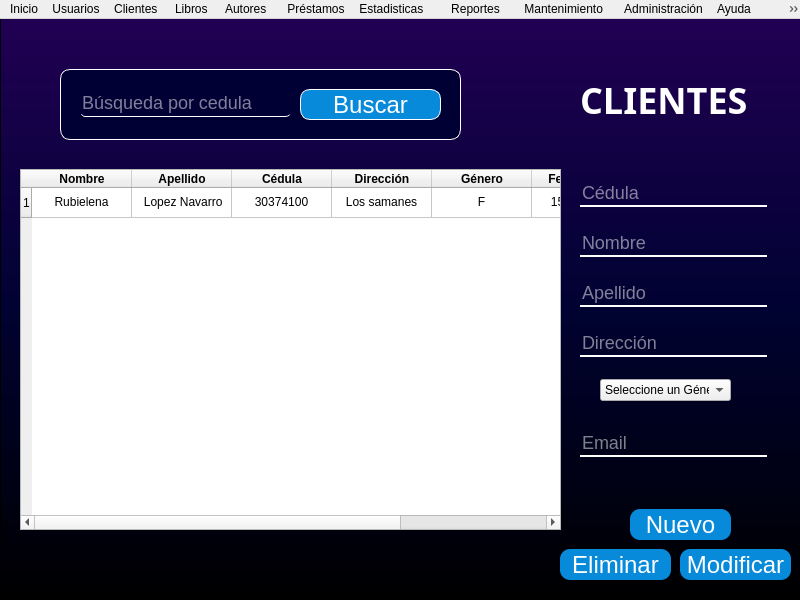
<?xml version="1.0" encoding="UTF-8"?>
<ui version="4.0">
 <class>MainWindow</class>
 <widget class="QMainWindow" name="MainWindow">
  <property name="geometry">
   <rect>
    <x>0</x>
    <y>0</y>
    <width>800</width>
    <height>600</height>
   </rect>
  </property>
  <property name="windowTitle">
   <string>MainWindow</string>
  </property>
  <property name="styleSheet">
   <string notr="true">#frame
{
background-color: qlineargradient(spread:pad, x1:0, y1:0, x2:0, y2:1, stop:0 #220054, stop:0.5 #000232, stop:1 #000000);
}

#frame_2
{
background-color:#000034
}

QLabel{
font-family: Aharoni;
font-weight: bold;
color: white;
font-size: 36px;
background: transparent;
}

QLineEdit{
background: transparent;
color: white;
font-family: Tahoma;
font-size: 18px;
}

#Buscar{
background-color: #088ADA;
font-family: Tahoma;
color: white;
font-size: 24px;
border-radius: 10px;
}

#Eliminar{
background-color: #088ADA;
font-family: Tahoma;
color: white;
font-size: 24px;
border-radius: 10px;
}

#Nuevo{
background-color: #088ADA;
font-family: Tahoma;
color: white;
font-size: 24px;
border-radius: 10px;
}

#Modificar{
background-color: #088ADA;
font-family: Tahoma;
color: white;
font-size: 24px;
border-radius: 10px;
}

QLineEdit{
background: transparent;
border: none; 
border-bottom: 2px solid white;
color: white;
font-family: Tahoma;
font-size: 18px;
}




</string>
  </property>
  <widget class="QWidget" name="centralwidget">
   <widget class="QFrame" name="frame">
    <property name="enabled">
     <bool>true</bool>
    </property>
    <property name="geometry">
     <rect>
      <x>0</x>
      <y>-10</y>
      <width>801</width>
      <height>591</height>
     </rect>
    </property>
    <property name="frameShape">
     <enum>QFrame::StyledPanel</enum>
    </property>
    <property name="frameShadow">
     <enum>QFrame::Raised</enum>
    </property>
    <widget class="QFrame" name="frame_2">
     <property name="geometry">
      <rect>
       <x>60</x>
       <y>60</y>
       <width>401</width>
       <height>71</height>
      </rect>
     </property>
     <property name="styleSheet">
      <string notr="true">border-radius: 10px;
border: 1px solid white ;</string>
     </property>
     <property name="frameShape">
      <enum>QFrame::StyledPanel</enum>
     </property>
     <property name="frameShadow">
      <enum>QFrame::Raised</enum>
     </property>
     <widget class="QPushButton" name="Buscar">
      <property name="geometry">
       <rect>
        <x>240</x>
        <y>20</y>
        <width>141</width>
        <height>31</height>
       </rect>
      </property>
      <property name="cursor">
       <cursorShape>PointingHandCursor</cursorShape>
      </property>
      <property name="text">
       <string>Buscar</string>
      </property>
     </widget>
     <widget class="QLineEdit" name="lineEdit">
      <property name="enabled">
       <bool>true</bool>
      </property>
      <property name="geometry">
       <rect>
        <x>20</x>
        <y>20</y>
        <width>211</width>
        <height>28</height>
       </rect>
      </property>
      <property name="autoFillBackground">
       <bool>false</bool>
      </property>
      <property name="styleSheet">
       <string notr="true">border:none;
border-bottom: 1px solid white;
border-radius: 5px;</string>
      </property>
      <property name="text">
       <string/>
      </property>
      <property name="maxLength">
       <number>30</number>
      </property>
      <property name="echoMode">
       <enum>QLineEdit::Normal</enum>
      </property>
      <property name="placeholderText">
       <string>Búsqueda por cedula  </string>
      </property>
      <property name="cursorMoveStyle">
       <enum>Qt::LogicalMoveStyle</enum>
      </property>
      <property name="clearButtonEnabled">
       <bool>true</bool>
      </property>
     </widget>
    </widget>
    <widget class="QLabel" name="label">
     <property name="geometry">
      <rect>
       <x>580</x>
       <y>70</y>
       <width>191</width>
       <height>41</height>
      </rect>
     </property>
     <property name="text">
      <string>CLIENTES</string>
     </property>
    </widget>
    <widget class="QPushButton" name="Eliminar">
     <property name="geometry">
      <rect>
       <x>560</x>
       <y>540</y>
       <width>111</width>
       <height>31</height>
      </rect>
     </property>
     <property name="cursor">
      <cursorShape>PointingHandCursor</cursorShape>
     </property>
     <property name="text">
      <string>Eliminar</string>
     </property>
    </widget>
    <widget class="QTableWidget" name="tableWidget">
     <property name="enabled">
      <bool>true</bool>
     </property>
     <property name="geometry">
      <rect>
       <x>20</x>
       <y>160</y>
       <width>541</width>
       <height>361</height>
      </rect>
     </property>
     <property name="styleSheet">
      <string notr="true"/>
     </property>
     <property name="editTriggers">
      <set>QAbstractItemView::SelectedClicked</set>
     </property>
     <property name="tabKeyNavigation">
      <bool>true</bool>
     </property>
     <property name="showGrid">
      <bool>true</bool>
     </property>
     <property name="gridStyle">
      <enum>Qt::SolidLine</enum>
     </property>
     <property name="sortingEnabled">
      <bool>false</bool>
     </property>
     <property name="wordWrap">
      <bool>true</bool>
     </property>
     <property name="cornerButtonEnabled">
      <bool>true</bool>
     </property>
     <property name="rowCount">
      <number>1</number>
     </property>
     <property name="columnCount">
      <number>7</number>
     </property>
     <attribute name="horizontalHeaderCascadingSectionResizes">
      <bool>true</bool>
     </attribute>
     <attribute name="horizontalHeaderMinimumSectionSize">
      <number>50</number>
     </attribute>
     <attribute name="verticalHeaderCascadingSectionResizes">
      <bool>true</bool>
     </attribute>
     <attribute name="verticalHeaderShowSortIndicator" stdset="0">
      <bool>false</bool>
     </attribute>
     <row>
      <property name="text">
       <string>1</string>
      </property>
     </row>
     <column>
      <property name="text">
       <string>Nombre</string>
      </property>
      <property name="font">
       <font>
        <weight>75</weight>
        <bold>true</bold>
       </font>
      </property>
      <property name="textAlignment">
       <set>AlignCenter</set>
      </property>
     </column>
     <column>
      <property name="text">
       <string>Apellido</string>
      </property>
      <property name="font">
       <font>
        <weight>75</weight>
        <bold>true</bold>
       </font>
      </property>
      <property name="textAlignment">
       <set>AlignCenter</set>
      </property>
     </column>
     <column>
      <property name="text">
       <string>Cédula</string>
      </property>
      <property name="font">
       <font>
        <weight>75</weight>
        <bold>true</bold>
       </font>
      </property>
      <property name="textAlignment">
       <set>AlignCenter</set>
      </property>
     </column>
     <column>
      <property name="text">
       <string>Dirección</string>
      </property>
      <property name="font">
       <font>
        <weight>75</weight>
        <bold>true</bold>
       </font>
      </property>
      <property name="textAlignment">
       <set>AlignCenter</set>
      </property>
     </column>
     <column>
      <property name="text">
       <string>Género</string>
      </property>
      <property name="font">
       <font>
        <weight>75</weight>
        <bold>true</bold>
       </font>
      </property>
      <property name="textAlignment">
       <set>AlignCenter</set>
      </property>
     </column>
     <column>
      <property name="text">
       <string>Fecha de N.</string>
      </property>
      <property name="font">
       <font>
        <weight>75</weight>
        <bold>true</bold>
       </font>
      </property>
      <property name="textAlignment">
       <set>AlignCenter</set>
      </property>
     </column>
     <column>
      <property name="text">
       <string>Email</string>
      </property>
      <property name="font">
       <font>
        <weight>75</weight>
        <bold>true</bold>
       </font>
      </property>
      <property name="textAlignment">
       <set>AlignCenter</set>
      </property>
      <property name="foreground">
       <brush brushstyle="SolidPattern">
        <color alpha="255">
         <red>0</red>
         <green>0</green>
         <blue>0</blue>
        </color>
       </brush>
      </property>
     </column>
     <item row="0" column="0">
      <property name="text">
       <string>Rubielena</string>
      </property>
      <property name="textAlignment">
       <set>AlignCenter</set>
      </property>
     </item>
     <item row="0" column="1">
      <property name="text">
       <string> Lopez Navarro</string>
      </property>
      <property name="textAlignment">
       <set>AlignCenter</set>
      </property>
     </item>
     <item row="0" column="2">
      <property name="text">
       <string>30374100</string>
      </property>
      <property name="textAlignment">
       <set>AlignCenter</set>
      </property>
     </item>
     <item row="0" column="3">
      <property name="text">
       <string>Los samanes</string>
      </property>
      <property name="textAlignment">
       <set>AlignCenter</set>
      </property>
     </item>
     <item row="0" column="4">
      <property name="text">
       <string>F</string>
      </property>
      <property name="textAlignment">
       <set>AlignCenter</set>
      </property>
     </item>
     <item row="0" column="5">
      <property name="text">
       <string>15-12-2003</string>
      </property>
      <property name="textAlignment">
       <set>AlignCenter</set>
      </property>
     </item>
     <item row="0" column="6">
      <property name="text">
       <string>rubielena151@gmail.com</string>
      </property>
      <property name="textAlignment">
       <set>AlignLeading|AlignVCenter</set>
      </property>
     </item>
    </widget>
    <widget class="QLineEdit" name="lineEdit_4">
     <property name="enabled">
      <bool>true</bool>
     </property>
     <property name="geometry">
      <rect>
       <x>580</x>
       <y>320</y>
       <width>187</width>
       <height>28</height>
      </rect>
     </property>
     <property name="autoFillBackground">
      <bool>false</bool>
     </property>
     <property name="styleSheet">
      <string notr="true">#placeholderText{
color: white;
}</string>
     </property>
     <property name="text">
      <string/>
     </property>
     <property name="maxLength">
      <number>30</number>
     </property>
     <property name="placeholderText">
      <string>Dirección</string>
     </property>
     <property name="cursorMoveStyle">
      <enum>Qt::LogicalMoveStyle</enum>
     </property>
     <property name="clearButtonEnabled">
      <bool>true</bool>
     </property>
    </widget>
    <widget class="QLineEdit" name="lineEdit_3">
     <property name="enabled">
      <bool>true</bool>
     </property>
     <property name="geometry">
      <rect>
       <x>580</x>
       <y>270</y>
       <width>187</width>
       <height>28</height>
      </rect>
     </property>
     <property name="autoFillBackground">
      <bool>false</bool>
     </property>
     <property name="styleSheet">
      <string notr="true">#placeholderText{
color: white;
}</string>
     </property>
     <property name="text">
      <string/>
     </property>
     <property name="maxLength">
      <number>30</number>
     </property>
     <property name="placeholderText">
      <string>Apellido</string>
     </property>
     <property name="cursorMoveStyle">
      <enum>Qt::LogicalMoveStyle</enum>
     </property>
     <property name="clearButtonEnabled">
      <bool>true</bool>
     </property>
    </widget>
    <widget class="QLineEdit" name="lineEdit_2">
     <property name="enabled">
      <bool>true</bool>
     </property>
     <property name="geometry">
      <rect>
       <x>580</x>
       <y>220</y>
       <width>187</width>
       <height>28</height>
      </rect>
     </property>
     <property name="autoFillBackground">
      <bool>false</bool>
     </property>
     <property name="styleSheet">
      <string notr="true">#placeholderText{
color: white;
}</string>
     </property>
     <property name="text">
      <string/>
     </property>
     <property name="maxLength">
      <number>30</number>
     </property>
     <property name="placeholderText">
      <string>Nombre</string>
     </property>
     <property name="cursorMoveStyle">
      <enum>Qt::LogicalMoveStyle</enum>
     </property>
     <property name="clearButtonEnabled">
      <bool>true</bool>
     </property>
    </widget>
    <widget class="QLineEdit" name="lineEdit_5">
     <property name="enabled">
      <bool>true</bool>
     </property>
     <property name="geometry">
      <rect>
       <x>580</x>
       <y>420</y>
       <width>187</width>
       <height>28</height>
      </rect>
     </property>
     <property name="autoFillBackground">
      <bool>false</bool>
     </property>
     <property name="styleSheet">
      <string notr="true">#placeholderText{
color: white;
}</string>
     </property>
     <property name="text">
      <string/>
     </property>
     <property name="maxLength">
      <number>30</number>
     </property>
     <property name="placeholderText">
      <string>Email</string>
     </property>
     <property name="cursorMoveStyle">
      <enum>Qt::LogicalMoveStyle</enum>
     </property>
     <property name="clearButtonEnabled">
      <bool>true</bool>
     </property>
    </widget>
    <widget class="QComboBox" name="comboBox">
     <property name="geometry">
      <rect>
       <x>600</x>
       <y>370</y>
       <width>131</width>
       <height>22</height>
      </rect>
     </property>
     <property name="editable">
      <bool>false</bool>
     </property>
     <property name="currentText">
      <string extracomment="Genero">Seleccione un Género:</string>
     </property>
     <item>
      <property name="text">
       <string>Seleccione un Género:</string>
      </property>
     </item>
     <item>
      <property name="text">
       <string>F</string>
      </property>
     </item>
     <item>
      <property name="text">
       <string>M</string>
      </property>
     </item>
    </widget>
    <widget class="QLineEdit" name="lineEdit_6">
     <property name="enabled">
      <bool>true</bool>
     </property>
     <property name="geometry">
      <rect>
       <x>580</x>
       <y>170</y>
       <width>187</width>
       <height>28</height>
      </rect>
     </property>
     <property name="autoFillBackground">
      <bool>false</bool>
     </property>
     <property name="styleSheet">
      <string notr="true">#placeholderText{
color: white;
}</string>
     </property>
     <property name="text">
      <string/>
     </property>
     <property name="maxLength">
      <number>30</number>
     </property>
     <property name="placeholderText">
      <string>Cédula</string>
     </property>
     <property name="cursorMoveStyle">
      <enum>Qt::LogicalMoveStyle</enum>
     </property>
     <property name="clearButtonEnabled">
      <bool>true</bool>
     </property>
    </widget>
    <widget class="QPushButton" name="Nuevo">
     <property name="geometry">
      <rect>
       <x>630</x>
       <y>500</y>
       <width>101</width>
       <height>31</height>
      </rect>
     </property>
     <property name="cursor">
      <cursorShape>PointingHandCursor</cursorShape>
     </property>
     <property name="text">
      <string>Nuevo</string>
     </property>
    </widget>
    <widget class="QPushButton" name="Modificar">
     <property name="geometry">
      <rect>
       <x>680</x>
       <y>540</y>
       <width>111</width>
       <height>31</height>
      </rect>
     </property>
     <property name="cursor">
      <cursorShape>PointingHandCursor</cursorShape>
     </property>
     <property name="text">
      <string>Modificar</string>
     </property>
    </widget>
   </widget>
  </widget>
  <widget class="QMenuBar" name="menubar">
   <property name="geometry">
    <rect>
     <x>0</x>
     <y>0</y>
     <width>800</width>
     <height>21</height>
    </rect>
   </property>
   <property name="defaultUp">
    <bool>false</bool>
   </property>
   <property name="nativeMenuBar">
    <bool>false</bool>
   </property>
   <widget class="QMenu" name="menuInicio">
    <property name="title">
     <string>Inicio</string>
    </property>
   </widget>
   <widget class="QMenu" name="menuClientes">
    <property name="title">
     <string>Clientes </string>
    </property>
    <addaction name="actionRegistrosC"/>
    <addaction name="separator"/>
    <addaction name="actionAgregar_2"/>
    <addaction name="actionModificar"/>
   </widget>
   <widget class="QMenu" name="menuLibros">
    <property name="title">
     <string>Libros </string>
    </property>
    <addaction name="actionRegistrosL"/>
    <addaction name="separator"/>
    <addaction name="actionAgregar_3"/>
    <addaction name="actionModificar_2"/>
   </widget>
   <widget class="QMenu" name="menuPrestamos">
    <property name="title">
     <string>Préstamos</string>
    </property>
    <addaction name="actionRegistroP"/>
    <addaction name="separator"/>
    <addaction name="actionAgregar_5"/>
    <addaction name="actionModificar_4"/>
   </widget>
   <widget class="QMenu" name="menuReportes">
    <property name="title">
     <string>Reportes   </string>
    </property>
    <addaction name="actionPrestamos"/>
   </widget>
   <widget class="QMenu" name="menuAyuda">
    <property name="geometry">
     <rect>
      <x>924</x>
      <y>197</y>
      <width>159</width>
      <height>94</height>
     </rect>
    </property>
    <property name="title">
     <string>Ayuda   </string>
    </property>
    <addaction name="actionAcerca_de"/>
    <addaction name="actionManual_de_Usuario"/>
   </widget>
   <widget class="QMenu" name="menuAutores">
    <property name="title">
     <string>Autores  </string>
    </property>
    <addaction name="actionRegistrosA"/>
    <addaction name="separator"/>
    <addaction name="actionAgregar_4"/>
    <addaction name="actionModificar_3"/>
   </widget>
   <widget class="QMenu" name="menuEstadisticas">
    <property name="title">
     <string>Estadisticas    </string>
    </property>
    <addaction name="actionRegistrosE"/>
    <addaction name="separator"/>
    <addaction name="actionAgregar_6"/>
    <addaction name="actionModificar_5"/>
   </widget>
   <widget class="QMenu" name="menuMantenimiento">
    <property name="title">
     <string>Mantenimiento  </string>
    </property>
    <addaction name="actionBackup"/>
    <addaction name="actionRestore"/>
   </widget>
   <widget class="QMenu" name="menuUsuarios">
    <property name="title">
     <string>Usuarios</string>
    </property>
   </widget>
   <widget class="QMenu" name="menuAdministraci_n">
    <property name="title">
     <string>Administración</string>
    </property>
   </widget>
   <widget class="QMenu" name="menuSalir">
    <property name="title">
     <string>Salir</string>
    </property>
   </widget>
   <addaction name="menuInicio"/>
   <addaction name="menuUsuarios"/>
   <addaction name="menuClientes"/>
   <addaction name="menuLibros"/>
   <addaction name="menuAutores"/>
   <addaction name="menuPrestamos"/>
   <addaction name="menuEstadisticas"/>
   <addaction name="menuReportes"/>
   <addaction name="menuMantenimiento"/>
   <addaction name="menuAdministraci_n"/>
   <addaction name="menuAyuda"/>
   <addaction name="menuSalir"/>
  </widget>
  <action name="actionAgregar">
   <property name="text">
    <string>Agregar</string>
   </property>
  </action>
  <action name="actionAgregar_2">
   <property name="text">
    <string>Agregar</string>
   </property>
  </action>
  <action name="actionModificar">
   <property name="text">
    <string>Modificar</string>
   </property>
  </action>
  <action name="actionAgregar_3">
   <property name="text">
    <string>Agregar</string>
   </property>
  </action>
  <action name="actionModificar_2">
   <property name="text">
    <string>Modificar</string>
   </property>
  </action>
  <action name="actionAgregar_4">
   <property name="text">
    <string>Agregar</string>
   </property>
  </action>
  <action name="actionModificar_3">
   <property name="text">
    <string>Modificar</string>
   </property>
  </action>
  <action name="actionAgregar_5">
   <property name="text">
    <string>Agregar</string>
   </property>
  </action>
  <action name="actionModificar_4">
   <property name="text">
    <string>Modificar</string>
   </property>
  </action>
  <action name="actionAgregar_6">
   <property name="text">
    <string>Agregar</string>
   </property>
  </action>
  <action name="actionModificar_5">
   <property name="text">
    <string>Modificar</string>
   </property>
  </action>
  <action name="actionPrestamos">
   <property name="text">
    <string>Préstamos</string>
   </property>
  </action>
  <action name="actionBackup">
   <property name="text">
    <string>Backup</string>
   </property>
  </action>
  <action name="actionRestore">
   <property name="text">
    <string>Restore</string>
   </property>
  </action>
  <action name="actionAcerca_de">
   <property name="text">
    <string>Acerca de</string>
   </property>
  </action>
  <action name="actionManual_de_Usuario">
   <property name="text">
    <string>Manual de Usuario</string>
   </property>
  </action>
  <action name="actionRegistrosC">
   <property name="text">
    <string>Registros</string>
   </property>
  </action>
  <action name="actionRegistrosL">
   <property name="text">
    <string>Registros</string>
   </property>
  </action>
  <action name="actionRegistrosA">
   <property name="text">
    <string>Registros</string>
   </property>
  </action>
  <action name="actionRegistroP">
   <property name="text">
    <string>Registros</string>
   </property>
  </action>
  <action name="actionRegistrosE">
   <property name="text">
    <string>Registros</string>
   </property>
  </action>
 </widget>
 <resources/>
 <connections/>
</ui>
